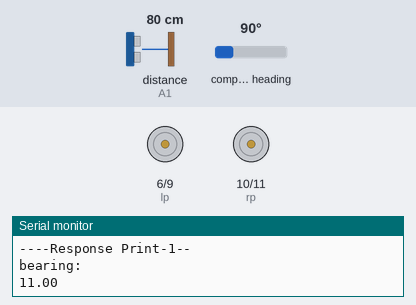
Recording of a sketch running on a simulated Arduino Uno, built with avr-gcc and run on an emulated ATmega328P. Parts: motor-driver pin pairs drawn as motors (green arrow = first pin HIGH = forward, orange = second pin HIGH = backward, longer = more drive), the last lines printed to the serial monitor. Wiring (inferred from the names in the program): ultrasonic range finder: trigger A0; echo A1. Inputs (shaded band) come from the test bench; at power-on: distance to the obstacle (sensor on A1) 80 cm, compass heading 90°. The echo pulse lasts 58.3 µs per cm; the modem accepts every AT command (registered, SIM ready, sends succeed) and sends nothing else.

Above: at 3.2 s.
3.3 s: distance to the obstacle (sensor on A1) set to 22 cm
At 4.2 s:
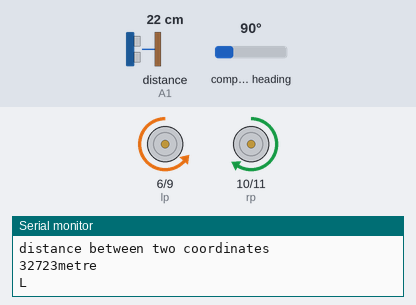
11.5 s: distance to the obstacle (sensor on A1) set to 18 cm
At 13.48 s:
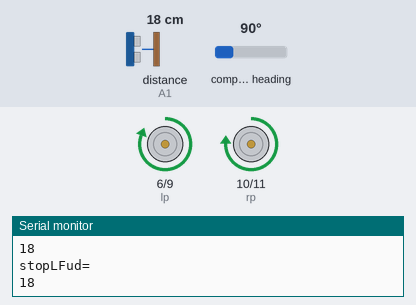
18.5 s: distance to the obstacle (sensor on A1) set to 35 cm
20.9 s: compass heading set to 7°
At 22.7 s:
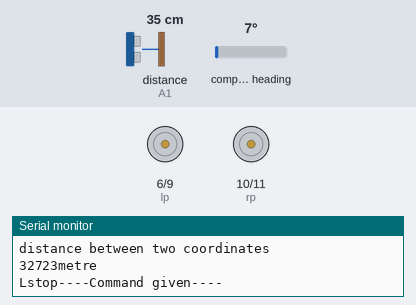
29.1 s: compass heading set to 9°
32.8 s: compass heading set to 11°
Timing chart, 0 to 42.0 s (numbered marks = the images above; inputs shaded):
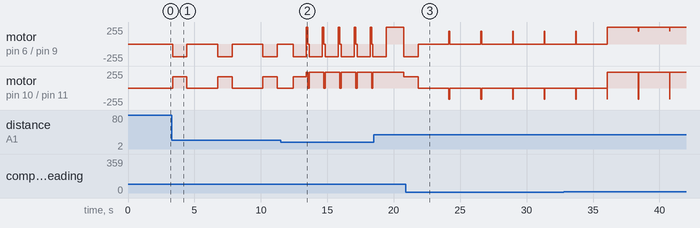

The sketch:

main.ino
```cpp
#include <SoftwareSerial.h>
#include <MechaQMC5883.h>
#include <Wire.h>
#include<Math.h>
#define PI 3.1415
#define Switch 7
MechaQMC5883 qmc;
            //for GPS
SoftwareSerial gps(4, 3);  //---RX=D4 and TX=D5
String latd[]={"19.199712","19.199711","19.199694","19.199568","19.199484","19.199416","19.199447","19.199381","19.199428"};
String logd[]={"84.745458","84.745678","84.745784","84.745802","84.745803","84.745701","84.745525","84.745339","84.745338"};
String latc, logc;
           //for ULTRASONIC
int Echo = A1;                      // Echo(P2.0)
int Trig =A0;                      //  Trig (P2.1)
int distance1;
           //for MOTOR
const int rp=10;
const int rn=11;
const int lp=6 ;
const int ln=9;
          //for CALCULATION
int inital_timestamp = millis();
String data[5];
int i = 0;
char c;
float bearing;
float heading;
float d;
float finalv;
int w=0;
int k=0;
int distance;
float deltalog,deltalat,latc1,logc1,latd1,logd1,deltalog1,deltalat1;
void setup()
{
  Serial.begin(9600);
  gps.begin(9600);
  gps.println("AT+CGNSPWR=1");
  delay(1000);
  gps.println("AT+CGNSSEQ=\"RMC\"");
  delay(1000);
  pinMode(rp, OUTPUT);
  pinMode(rn, OUTPUT);
  pinMode(lp, OUTPUT);

  pinMode(ln, OUTPUT);
  pinMode(Echo, INPUT);    //
  pinMode(Trig, OUTPUT);   //
  pinMode(Switch, INPUT_PULLUP);
  qmc.init();
  Wire.begin();
}

void loop()
{
  float turn_to_move_left_or_right = 0;
  float time_required_for_move_left_or_right = 0;
  Ultrasonic();
  delay(100);
  if(distance1>20){
  k=k+1;
  Serial.println("k=");
   Serial.println(k);
  if(k==140)
  {
    message();
    delay(200);
    k=0;
  }
  Serial.println(w);
  headingcal();
  gpsdata();
  steering();
  turn_to_move_left_or_right = Steering_length();
  time_required_for_move_left_or_right = time_required(turn_to_move_left_or_right);
  int dist_btn_2cord= coord_dist();
  Serial.println("distance between two coordinates");
  Serial.print(dist_btn_2cord);
   Serial.println("metre");
   c = gps.read();
          if (c != ',')
                     {
                     if(turn_to_move_left_or_right < 0){
                                left();
                                delay(time_required_for_move_left_or_right);
                                stop1();
                              }else{
                                right();
                                delay(time_required_for_move_left_or_right);
                                stop1();
                              }
                      if(finalv>=0.88&&finalv<=1.12)
                                   {
                                    forward();
                                   }
                    }
  gpsdata();
  if(dist_btn_2cord<=1)
  {
    // Added to check wheter the bot has reached to checkpoint, then set the destination to the next check point
    w=w+1;
    if(w>=9){ stop1();} //Added by asutosh; if fsild to run remove this
  }
  }else{
    stop1();
    delay(100);
    left();
    delay(1000);
    forward();
  }
}

float time_required(float turn_to_move_left_or_right){
  float speed_of_vehicle = (0.071*PI*150)/216000;
  if(turn_to_move_left_or_right < 0){
    turn_to_move_left_or_right = turn_to_move_left_or_right*(-1);
  }
  float time_ = turn_to_move_left_or_right/speed_of_vehicle;
  Serial.print("Speed_of_vehicle: ");
  Serial.println(speed_of_vehicle, 10);
  Serial.print("timr_required_for_move_left_or_right: ");
  Serial.println(time_);
  return time_;
}

float Steering_length(){
  int angle = (bearing - heading);
  float G = 0.0027777778*0.75396*angle;
  Serial.print("Deference btw bearing and heading: ");
  Serial.println(angle);
  Serial.print("Arc length btn 2 angles: ");
  Serial.println(G,6);
  return G;
}

void gpsdata()
{
    int i=0;
    float x,y;
    logc = "";
    latc= "";
      for(i=0; i<=5; i++)
        data[i]="";
       i=0;
    Serial.println("----Command given----");
    gps.flush();
    long int time = millis();
    gps.println("AT+CGNSINF");

    while ((time+1000 ) > millis())
    {
          while(gps.available())
           {
             c = gps.read();
             if (c != ',')
           {
              data[i] +=c;
              delay(20);
           }
            else
            i++;
         }
        if(i==5)
        break;
    }
    latc = data[3];
    logc = data[4];
    Serial.println(latc);
    Serial.println(logc);
    Serial.println("----Response Print-1--");
    latc1=latc.toFloat()* 0.01745;
    logc1=logc.toFloat()* 0.01745;
    latd1=latd[w].toFloat()* 0.01745;
    logd1=logd[w].toFloat()* 0.01745;
    deltalog= logd[w].toFloat()-logc.toFloat();
    deltalat=latd[w].toFloat() -latc.toFloat();
    deltalog1=deltalog* 0.01745;
    deltalat1=deltalog* 0.01745;
    x=cos(latd[w].toFloat())*sin(deltalog);
    y=(cos(latc.toFloat())*sin(latd[w].toFloat()))-(sin(latc.toFloat())*cos(latd[w].toFloat())*cos(deltalog));
    bearing=(atan2(x,y))*(180/3.14);
    bearing= ( ((int)bearing + 360) % 360 );
    Serial.print("bearing:");
    Serial.print( "\n");
    Serial.println(bearing);
}

void headingcal()
{
  int x,y,z;
  qmc.read(&x,&y,&z);
  delay(20);
  heading=atan2(y,x)*180/3.14;//atan2(x,y)
  heading= ( ((int)heading + 360) % 360 );
  Serial.print("heading: ");
  Serial.println(heading);
   if (heading == 0 || heading == 360 )
            {
                 Serial.println("N");
            }
    if (heading > 0 && heading < 90 )
            {
                 Serial.print("NE");
                 Serial.print(heading);
            }
    if (heading == 90)
            {
                  Serial.println("E");
            }
    if (heading > 90 && heading < 180 )
            {
                  Serial.print("SE");
                  Serial.print(heading);
            }
    if (heading == 180)
            {
                  Serial.println("S");
            }
    if (heading > 180 && heading < 270 ) {
                  Serial.print("SW");
                  Serial.print(heading);
           }
    if (heading == 270)
           {
                  Serial.println("W");
           }
    if (heading > 270 && heading < 360 )
           {
                  Serial.print("NW");
                  Serial.print(heading);
           }
}
void message()
{
    gps.print("AT+CMGF=1\r");
    delay(2000);
    gps.print("AT+CMGS=\"9348707870\"\r");
    delay(2000);
    gps.print("\r");
    delay(2000);
    gps.println("Dear Bora and Gupta your vehicle is here");
    gps.print("http://maps.google.com/maps?q=loc:");
    gps.print(latc);
    gps.print(",");
    gps.print(logc);
    delay(2000);
    gps.println((char)26);
    delay(2000);
}

void steering()
{
  finalv=heading/bearing;
  Serial.print("finalv: ");
  Serial.println(finalv);
}

void Ultrasonic()
{
  digitalWrite(Trig, LOW);   // 2s
  delayMicroseconds(2);
  digitalWrite(Trig, HIGH);  // 10s10s
  delayMicroseconds(10);
  digitalWrite(Trig, LOW);    //
  float Fdistance = pulseIn(Echo, HIGH);
  distance1 = round(Fdistance*0.034/2);
  Serial.println("ud=");
  Serial.println(distance1);
  return Fdistance;
}

int coord_dist(){
   float a,c;
  a=(sin(deltalat1/2))*(sin(deltalat1/2)) + ((cos(latc1))*(cos(latd1))*((sin(deltalog1/2))*(sin(deltalog1/2))));
  c=2*(atan2(sqrt(a),sqrt(1-a)));
  d=6371*c*1000;
  return d;
}

void forward()
{
  analogWrite(rp,235);
  analogWrite(rn,0);
  analogWrite(lp,255);
  analogWrite(ln,0);
  Serial.print("F");
}

void right()
{
  analogWrite(rp,0);
  analogWrite(rn,170);
  analogWrite(lp,190);
  analogWrite(ln,0);
  Serial.print("R");
}

void left()
{
  analogWrite(rp,170);
  analogWrite(rn,0);
  analogWrite(lp,0);
  analogWrite(ln,190);
  Serial.print("L");
}

void back()
{
  analogWrite(rp,0);
  analogWrite(rn,200);
  analogWrite(lp,0);
  analogWrite(ln,200);
  Serial.print("B");
}

void stop1()
{
  analogWrite(rp,0);
  analogWrite(rn,0);
  analogWrite(lp,0);
  analogWrite(ln,0);
  Serial.print("stop");

}
```

Measured:
- the behaviour switches between 21 and 20 cm on distance to the obstacle (sensor on A1) (found by bisection; images 1 and 2)
- after the input at 20.9 s, motor on pin 6 (lp) / pin 9 (ln): alternates forward 190/255 for 0.07 s and stopped for 2.3 s, starting after 3.3 s; motor on pin 10 (rp) / pin 11 (rn): alternates backward 170/255 for 0.07 s and stopped for 2.3 s, starting after 3.3 s
- by itself, motor on pin 6 (lp) / pin 9 (ln): alternates backward 190/255 for 1.1 s and stopped for 2.3 s
- by itself, motor on pin 10 (rp) / pin 11 (rn): alternates forward 170/255 for 1.1 s and stopped for 2.3 s
